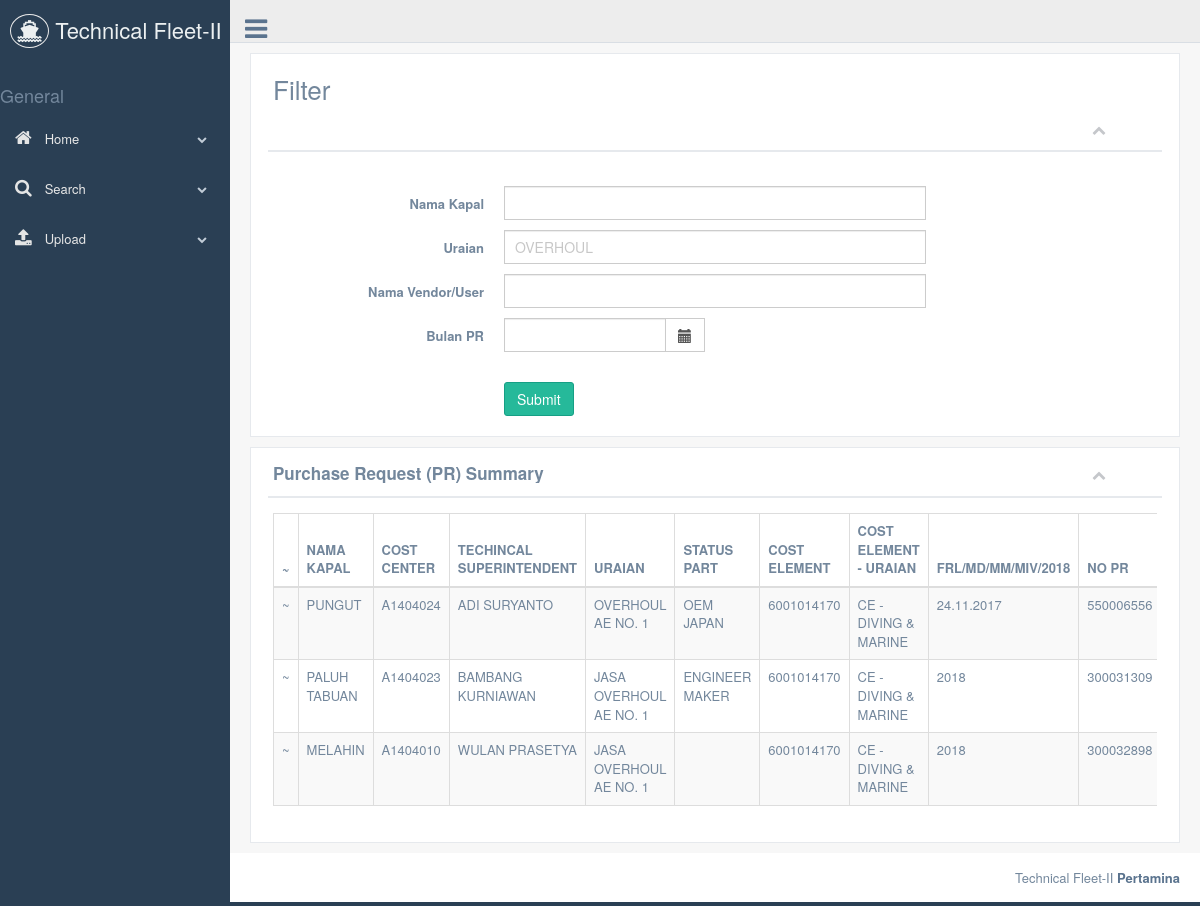
Screenshot of /production/tables_pr.php?item=OVERHOUL AE NO. 1 with the database file from the repository.
### tables this page shows
CREATE TABLE `purchase_request` (
  `kapal` varchar(255) DEFAULT NULL,
  `cost_center` varchar(2000) DEFAULT NULL,
  `status_part` varchar(255) DEFAULT NULL,
  `cost_element` varchar(20) DEFAULT NULL,
  `pr_number` varchar(20) DEFAULT NULL,
  `pr_date` date DEFAULT NULL,
  `po_number` varchar(20) DEFAULT NULL,
  `po_date` date DEFAULT NULL,
  `sa_number` varchar(20) DEFAULT NULL,
  `tanggal` varchar(20) DEFAULT NULL,
  `nilai` bigint(20) DEFAULT NULL,
  `deskripsi` varchar(2000) DEFAULT NULL,
  `technical_superintendent` varchar(2000) DEFAULT NULL,
  `tgl_proses` varchar(255) DEFAULT NULL,
  `requestor` varchar(255) DEFAULT NULL,
  `cost_element_desc` varchar(2000) DEFAULT NULL,
  `FRL_MD_MM_2018` varchar(2000) DEFAULT NULL,
  `nilai_po` bigint(20) DEFAULT NULL,
  `sa_date` varchar(255) DEFAULT NULL,
  `vendor` varchar(2000) DEFAULT NULL,
  `keterangan_pembayaran` varchar(2000) DEFAULT NULL,
  `penghematan` varchar(255) DEFAULT NULL,
  `proses_upload` varchar(255) DEFAULT NULL,
  `proses_pr` varchar(255) DEFAULT NULL
);

### production/tables_pr.php (the view, shortened to what this page needs)
<?php
include("controller/doconnect.php");
if(isset($_REQUEST['bulan'])){
  $date = $_REQUEST['bulan'];
}
else{
 $date = '';
}
if(isset($_REQUEST['item'])){
  $item = $_REQUEST['item'];
}
else{
 $item = '';
}
if(isset($_REQUEST['kapal'])){
  $kapal = $_REQUEST['kapal'];
}
else{
 $kapal = '';
}
if(isset($_REQUEST['vendor'])){
  $vendor = $_REQUEST['vendor'];
}
else{
 $vendor = '';
}
?>
<!DOCTYPE html>
<html lang="en">
  <head>
    <link href="../vendors/bootstrap/dist/css/bootstrap.min.css" rel="stylesheet">
    <link href="../vendors/font-awesome/css/font-awesome.min.css" rel="stylesheet">
    <link href="../vendors/nprogress/nprogress.css" rel="stylesheet">
    <link href="../vendors/iCheck/skins/flat/green.css" rel="stylesheet">
    <link href="../vendors/datatables.net-bs/css/dataTables.bootstrap.min.css" rel="stylesheet">
    <link href="../vendors/datatables.net-buttons-bs/css/buttons.bootstrap.min.css" rel="stylesheet">
    <link href="../vendors/datatables.net-fixedheader-bs/css/fixedHeader.bootstrap.min.css" rel="stylesheet">
    <link href="../vendors/datatables.net-responsive-bs/css/responsive.bootstrap.min.css" rel="stylesheet">
    <link href="../vendors/datatables.net-scroller-bs/css/scroller.bootstrap.min.css" rel="stylesheet">
    <link href="../vendors/bootstrap-daterangepicker/daterangepicker.css" rel="stylesheet">
    <link href="../vendors/bootstrap-datetimepicker/build/css/bootstrap-datetimepicker.css" rel="stylesheet">
    <link href="../vendors/normalize-css/normalize.css" rel="stylesheet">
    <link href="../vendors/ion.rangeSlider/css/ion.rangeSlider.css" rel="stylesheet">
    <link href="../vendors/ion.rangeSlider/css/ion.rangeSlider.skinFlat.css" rel="stylesheet">
    <link href="../vendors/mjolnic-bootstrap-colorpicker/dist/css/bootstrap-colorpicker.min.css" rel="stylesheet">
    <link href="../build/css/custom.min.css" rel="stylesheet">
  </head>
  <body class="nav-md">
    <div class="container body">
      <div class="main_container">
        <div class="col-md-3 left_col menu_fixed">
          <div class="left_col scroll-view">
            <div class="navbar nav_title" style="border: 0;">
              <a href="index.php" class="site_title"><i class="fa fa-ship"></i> <span>Technical Fleet-II</span></a>
            </div>
            <br />
            <?php include("view/sidebar_menu.php") ?>
          </div>
        </div>
        <?php include("view/top_nav.php") ?>
        <div class="right_col" role="main">
          <div class="">
            <div class="row">
              <div class="col-md-12 col-sm-12 col-xs-12">
                <div class="x_panel">
                  <div class="x_title">
                    <h1>Filter</h1>
                    <ul class="nav navbar-right panel_toolbox">
                      <li><a class="collapse-link"><i class="fa fa-chevron-up"></i></a>
                      </li>
                    </ul>
                    <div class="clearfix"></div>
                  </div>
                  <div class="x_content">
                    <br />
                    <form id="demo-form2" data-parsley-validate class="form-horizontal form-label-left" action="tables_pr.php" method="post">
                      <div class="form-group">
                        <label class="control-label col-md-3 col-sm-3 col-xs-12" for="first-name">Nama Kapal<span class="required"></span>
                        </label>
                        <div class="col-md-6 col-sm-6 col-xs-12">
                          <input type="text" id="first-name" class="form-control col-md-7 col-xs-12" name="kapal" placeholder=<?php echo $kapal; ?>>
                        </div>
                      </div>
                      <div class="form-group">
                        <label class="control-label col-md-3 col-sm-3 col-xs-12" for="first-name">Uraian<span class="required"></span>
                        </label>
                        <div class="col-md-6 col-sm-6 col-xs-12">
                          <input type="text" id="first-name" class="form-control col-md-7 col-xs-12" name="item" placeholder=<?php echo $item; ?>>
                        </div>
                      </div>
                      <div class="form-group">
                        <label class="control-label col-md-3 col-sm-3 col-xs-12" for="first-name">Nama Vendor/User<span class="required"></span>
                        </label>
                        <div class="col-md-6 col-sm-6 col-xs-12">
                          <input type="text" id="first-name" class="form-control col-md-7 col-xs-12" name="vendor">
                        </div>
                      </div>
                      <div class="form-group">
                        <label class="control-label col-md-3 col-sm-3 col-xs-12" for="last-name">Bulan PR<span class="required"></span>
                        </label>
                        <div class="col-md-3 col-sm-3 col-xs-12">
                          <div class="form-group">
                              <div class='input-group date' id='myDatepicker2'>
                                  <input type='text' class="form-control" name="bulan" autocomplete="off">
                                  <span class="input-group-addon">
                                     <span class="glyphicon glyphicon-calendar"></span>
                                  </span>
                              </div>
                          </div>
                        </div>
                      </div>
                      <div class="form-group">
                        <div class="col-md-6 col-sm-6 col-xs-12 col-md-offset-3">
                          <button type="submit" class="btn btn-success">Submit</button>
                        </div>
                      </div>
                    </form>
                  </div>
                </div>
              </div>
            </div>
            <div class="row">
              <div class="col-md-12 col-sm-12 col-xs-12">
                <div class="x_panel">
                  <div class="x_title">
                    <h2><b>Purchase Request (PR) Summary</b></h2>
                    <ul class="nav navbar-right panel_toolbox">
                      <li><a class="collapse-link"><i class="fa fa-chevron-up"></i></a>
                      </li>
                    </ul>
                    <div class="clearfix"></div>
                  </div>
                  <div class="x_content">
                    <div class="row">
                      <div class="col-sm-12">
                        <div class="card-box table-responsive">
                          <table id="datatable-keytable" class="table table-striped table-bordered">
                            <thead>
                              <tr>
                                <th>~</th>
                                <th>NAMA KAPAL</th>
                                <th>COST CENTER</th>
                                <th>TECHINCAL SUPERINTENDENT</th>
                                <th>URAIAN</th>
                                <th>STATUS PART</th>
                                <th>COST ELEMENT</th>
                                <th>COST ELEMENT - URAIAN</th>
                                <TH>FRL/MD/MM/MIV/2018</TH>
                                <th>NO PR</th>
                              </tr>
                            </thead>
                            <tbody>
                          <?php
                              $sql = "SELECT pr.*
                                FROM
                                purchase_request pr
                                WHERE
                                pr.kapal not like ''
                                and (date_format(pr_date,'%m/%Y') like '".$date."' or ('".$date."' = ''))
                                and (kapal like '%$kapal%' or ('".$kapal."' = '') )
                                and (deskripsi like '%$item%' or ('".$item."' = '') )
                                and (vendor like '%$vendor%' or ('".$vendor."' = '') )
                                ";
                              $result = $conn->query($sql);
                              while($row = $result->fetch_assoc()) {
                          ?>
                              <tr>
                                <td>~</td>
                                <td><?php echo $row["kapal"]?></td>
                                <td><?php echo $row["cost_center"]?></td>
                                <td><?php echo $row["technical_superintendent"]?></td>
                                <td><?php echo $row["deskripsi"]?></td>
                                <td><?php echo $row["status_part"]?></td>
                                <td><?php echo $row["cost_element"]?></td>
                                <td><?php echo $row["cost_element_desc"]?></td>
                                <td><?php echo $row["FRL_MD_MM_2018"]?></td>
                                <td><?php echo $row["pr_number"]?></td>
                              </tr>
                          <?php
                          }
                          ?>
                            </tbody>
                          </table>
                        </div>
                      </div>
                    </div>
                  </div>
                </div>
              </div>
            </div>
          </div>
        </div>
        <footer>
          <div class="pull-right">
            Technical Fleet-II <a href="www.pertamina.com"><b>Pertamina</b></a>
          </div>
          <div class="clearfix"></div>
        </footer>
      </div>
    </div>
  </body>
</html>

### rows the page displays
purchase_request: kapal "PUNGUT", cost_center "A1404024", technical_superintendent "ADI SURYANTO", deskripsi "OVERHOUL AE NO. 1", status_part "OEM JAPAN", cost_element "6001014170", cost_element_desc "CE - DIVING & MARINE", FRL_MD_MM_2018 "24.11.2017", pr_number "550006556"
purchase_request: kapal "PALUH TABUAN", cost_center "A1404023", technical_superintendent "BAMBANG KURNIAWAN", deskripsi "JASA OVERHOUL AE NO. 1", status_part "ENGINEER MAKER", cost_element "6001014170", cost_element_desc "CE - DIVING & MARINE", FRL_MD_MM_2018 "2018", pr_number "300031309"
purchase_request: kapal "MELAHIN", cost_center "A1404010", technical_superintendent "WULAN PRASETYA", deskripsi "JASA OVERHOUL AE NO. 1", cost_element "6001014170", cost_element_desc "CE - DIVING & MARINE", FRL_MD_MM_2018 "2018", pr_number "300032898"
